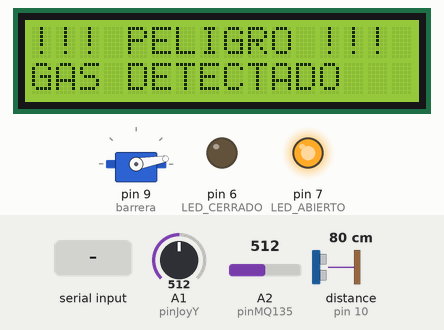
This sketch was run on a simulated Arduino Uno, built with avr-gcc and run on an emulated ATmega328P. Shown: 16×2 character LCD, servo, output pins drawn as LEDs (lit = HIGH). Wiring (inferred from the names in the program): ultrasonic range finder: trigger pin 8; echo pin 10. Dashed ring = blinking. The inputs (shaded band) are chosen by the test bench; at power-on: A2 (pinMQ135) = 512, distance to the obstacle (sensor on pin 10) 80 cm, A1 (pinJoyY) = 512. The echo pulse lasts 58.3 µs per cm; pins used as bus, display or sensor lines are not drawn.

Above: at 3.2 s.
3.3 s: A2 (pinMQ135) set to 307
4.8 s: A2 (pinMQ135) set to 291
At 5.4 s:
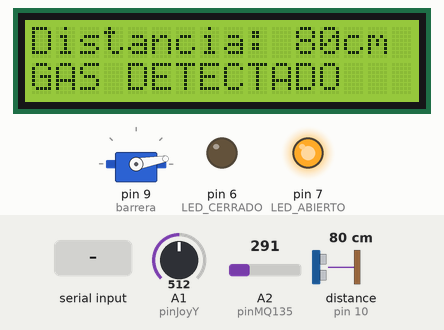
6.3 s: distance to the obstacle (sensor on pin 10) set to 9 cm
At 7.5 s:
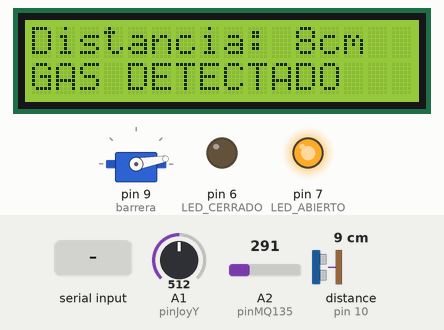
9.3 s: A1 (pinJoyY) set to 212
12.3 s: A1 (pinJoyY) set to 182
At 12.6 s:
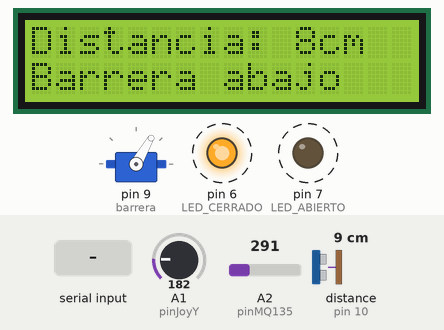
At 13.2 s:
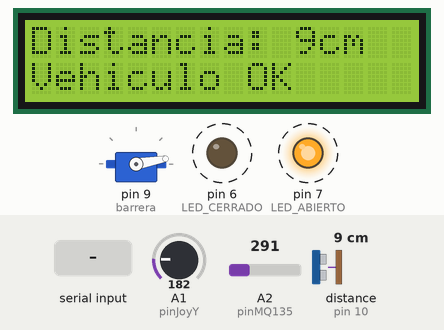
15.3 s: "a" received over Serial
Timing chart, 0 to 18.3 s (numbered marks = the images above; inputs shaded):
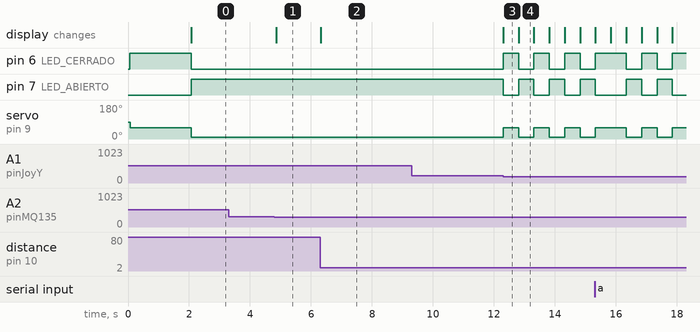

Measured:
- the behaviour switches between 300 and 299 on A2 (pinMQ135) (found by bisection; images 0 and 1)
- the behaviour switches between 200 and 199 on A1 (pinJoyY) (found by bisection; images 2 and 3)
- after the input at 3.3 s, every drawn part: stays the same
- after the input at 4.8 s, the display: changes after 0.06 s (image 1)
- after the input at 6.3 s, the display: changes at once (image 2)
- after the input at 9.3 s, every drawn part: stays the same
- after the input at 12.3 s, pin 6 (LED_CERRADO): alternates HIGH for 0.51 s and LOW for 0.50 s, starting at once; pin 7 (LED_ABIERTO): alternates HIGH for 0.50 s and LOW for 0.51 s, starting at once; servo on pin 9 (barrera): alternates 60° for 0.51 s and 10° for 0.50 s, starting at once; the display: changes at once (image 3)
- what the display in image 3 shows lasts 0.5 s, from 12.3 s to 12.8 s

The sketch:

SistemaEstacionamiento.ino
```cpp
#include <LiquidCrystal.h>
#include <Servo.h>

LiquidCrystal lcd(12, 11, 5, 4, 3, 2);
Servo barrera;

// CONFIGURACION DE PINES

// LCD 16x2 (modo 4 bits)
// RS -> 12
// E  -> 11
// D4 -> 5
// D5 -> 4
// D6 -> 3
// D7 -> 2

// Alimentacion a la protoboard
// 5V Arduino  -> riel + protoboard
// GND Arduino -> riel - protoboard
//
// Desde la protoboard:
// Servo rojo   -> +
// Servo marron -> -
// LCD VDD, A   -> +
// LCD VSS, RW, K -> -
// Control por teclado usando Monitor Serial
// 'a' -> Abrir barrera
// 'c' -> Cerrar barrera

// Configuración de pines del joystick
const int pinJoyY = A1;  // Eje Y del joystick

// Configuración del sensor ultrasónico HC-SR04
const int pinTrig = 8;
const int pinEcho = 10;

// Configuración del sensor MQ-135
const int pinMQ135 = A2;

// LEDs de estado
// LED azul   -> Acceso cerrado
// LED blanco -> Acceso permitido
const int LED_CERRADO = 6;
const int LED_ABIERTO = 7;

// Posiciones del servo
const int BARRERA_ABAJO = 60;   // Barrera cerrada
const int BARRERA_ARRIBA = 10;  // Barrera abierta

// Estado de la barrera
bool barreraAbierta = false;

// Indica si la barrera fue abierta por el sensor
bool aperturaPorSensor = false;

// Modo emergencia por gas
bool modoEmergencia = false;

// Distancia mínima para detectar vehículo (cm)
const int DISTANCIA_DETECCION = 15;

// Umbral de gas (ajustable)
const int GAS_PELIGRO = 300;

void setup() {
  lcd.begin(16, 2);
  barrera.attach(9);

  Serial.begin(9600);

  // Configurar LEDs
  pinMode(LED_CERRADO, OUTPUT);
  pinMode(LED_ABIERTO, OUTPUT);

  // Configurar HC-SR04
  pinMode(pinTrig, OUTPUT);
  pinMode(pinEcho, INPUT);

  // Estado inicial
  barrera.write(BARRERA_ABAJO);
  digitalWrite(LED_CERRADO, HIGH);
  digitalWrite(LED_ABIERTO, LOW);

  lcd.setCursor(0, 0);
  lcd.print("Estacionamiento");
  lcd.setCursor(0, 1);
  lcd.print("Sistema listo");
  delay(2000);
  lcd.clear();
}

// Funcion para medir distancia con HC-SR04
long medirDistancia() {
  digitalWrite(pinTrig, LOW);
  delayMicroseconds(2);
  digitalWrite(pinTrig, HIGH);
  delayMicroseconds(10);
  digitalWrite(pinTrig, LOW);

  long duracion = pulseIn(pinEcho, HIGH, 25000);
  long distancia = duracion / 58;
  return distancia;
}

void loop() {
  int joyY = analogRead(pinJoyY);
  long distancia = medirDistancia();
  int gasValue = analogRead(pinMQ135);

  // MODO EMERGENCIA POR GAS
  if (gasValue >= GAS_PELIGRO) {
    modoEmergencia = true;

    if (!barreraAbierta) {
      barrera.write(BARRERA_ARRIBA);
      barreraAbierta = true;
    }

    digitalWrite(LED_CERRADO, LOW);
    digitalWrite(LED_ABIERTO, HIGH);

    lcd.setCursor(0, 0);
    lcd.print("!!! PELIGRO !!!");
    lcd.setCursor(0, 1);
    lcd.print("GAS DETECTADO ");

    delay(300);
    return; // BLOQUEA TODO LO DEMAS
  }

  // Salir del modo emergencia
  if (modoEmergencia && gasValue < GAS_PELIGRO - 50) {
    modoEmergencia = false;
    lcd.clear();
  }

  //MOSTRAR DISTANCIA
  lcd.setCursor(0, 0);
  lcd.print("Distancia:     ");
  lcd.setCursor(11, 0);
  lcd.print(distancia);
  lcd.print("cm");

  //ABRIR automatico por sensor
  if (distancia > 0 && distancia <= DISTANCIA_DETECCION && !barreraAbierta) {
    barrera.write(BARRERA_ARRIBA);
    barreraAbierta = true;
    aperturaPorSensor = true;

    digitalWrite(LED_CERRADO, LOW);
    digitalWrite(LED_ABIERTO, HIGH);

    lcd.setCursor(0, 1);
    lcd.print("Vehiculo OK   ");
    delay(500);
  }

  //Cerrar automatico cuando se va
  if (distancia > 20 && barreraAbierta && aperturaPorSensor) {
    barrera.write(BARRERA_ABAJO);
    barreraAbierta = false;
    aperturaPorSensor = false;

    digitalWrite(LED_CERRADO, HIGH);
    digitalWrite(LED_ABIERTO, LOW);

    lcd.setCursor(0, 1);
    lcd.print("Barrera abajo ");
    delay(650);
  }

  //Abrir con joystick
  if (joyY > 800 && !barreraAbierta) {
    barrera.write(BARRERA_ARRIBA);
    barreraAbierta = true;
    aperturaPorSensor = false;

    digitalWrite(LED_CERRADO, LOW);
    digitalWrite(LED_ABIERTO, HIGH);

    lcd.setCursor(0, 1);
    lcd.print("Manual abrir  ");
    delay(300);
  }

  //Cerrar con joystick
  if (joyY < 200 && barreraAbierta) {
    barrera.write(BARRERA_ABAJO);
    barreraAbierta = false;
    aperturaPorSensor = false;

    digitalWrite(LED_CERRADO, HIGH);
    digitalWrite(LED_ABIERTO, LOW);

    lcd.setCursor(0, 1);
    lcd.print("Barrera abajo ");
    delay(500);
  }

  //Codigo anterior para control por teclado usando serial monitor
  if (Serial.available() > 0) {
    char tecla = Serial.read();

    if (tecla == 'a' && !barreraAbierta) {
      barrera.write(BARRERA_ARRIBA);
      barreraAbierta = true;
      aperturaPorSensor = false;

      digitalWrite(LED_CERRADO, LOW);
      digitalWrite(LED_ABIERTO, HIGH);

      lcd.setCursor(0, 1);
      lcd.print("Teclado abrir ");
    }

    if (tecla == 'c' && barreraAbierta) {
      barrera.write(BARRERA_ABAJO);
      barreraAbierta = false;
      aperturaPorSensor = false;

      digitalWrite(LED_CERRADO, HIGH);
      digitalWrite(LED_ABIERTO, LOW);

      lcd.setCursor(0, 1);
      lcd.print("Teclado cerrar");
    }
  }
}
```
